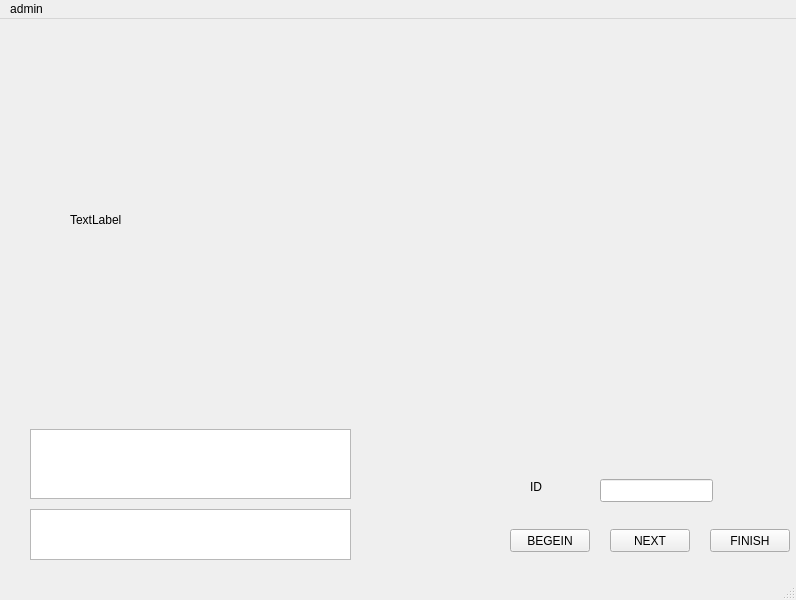
<?xml version="1.0" encoding="UTF-8"?>
<ui version="4.0">
 <class>MainWindow</class>
 <widget class="QMainWindow" name="MainWindow">
  <property name="geometry">
   <rect>
    <x>0</x>
    <y>0</y>
    <width>796</width>
    <height>600</height>
   </rect>
  </property>
  <property name="windowTitle">
   <string>MainWindow</string>
  </property>
  <widget class="QWidget" name="centralwidget">
   <widget class="QLabel" name="dicomfilm">
    <property name="geometry">
     <rect>
      <x>70</x>
      <y>30</y>
      <width>401</width>
      <height>341</height>
     </rect>
    </property>
    <property name="text">
     <string>TextLabel</string>
    </property>
   </widget>
   <widget class="QPushButton" name="begin">
    <property name="geometry">
     <rect>
      <x>510</x>
      <y>510</y>
      <width>80</width>
      <height>23</height>
     </rect>
    </property>
    <property name="text">
     <string>BEGEIN</string>
    </property>
   </widget>
   <widget class="QPushButton" name="next">
    <property name="geometry">
     <rect>
      <x>610</x>
      <y>510</y>
      <width>80</width>
      <height>23</height>
     </rect>
    </property>
    <property name="text">
     <string>NEXT</string>
    </property>
   </widget>
   <widget class="QPushButton" name="finish">
    <property name="geometry">
     <rect>
      <x>710</x>
      <y>510</y>
      <width>80</width>
      <height>23</height>
     </rect>
    </property>
    <property name="text">
     <string>FINISH</string>
    </property>
   </widget>
   <widget class="QPlainTextEdit" name="answer">
    <property name="geometry">
     <rect>
      <x>30</x>
      <y>410</y>
      <width>321</width>
      <height>70</height>
     </rect>
    </property>
   </widget>
   <widget class="QTextBrowser" name="question">
    <property name="geometry">
     <rect>
      <x>30</x>
      <y>490</y>
      <width>321</width>
      <height>51</height>
     </rect>
    </property>
   </widget>
   <widget class="QLineEdit" name="ID">
    <property name="geometry">
     <rect>
      <x>600</x>
      <y>460</y>
      <width>113</width>
      <height>23</height>
     </rect>
    </property>
   </widget>
   <widget class="QLabel" name="id_label">
    <property name="geometry">
     <rect>
      <x>530</x>
      <y>460</y>
      <width>59</width>
      <height>15</height>
     </rect>
    </property>
    <property name="text">
     <string>ID</string>
    </property>
   </widget>
  </widget>
  <widget class="QMenuBar" name="menubar">
   <property name="geometry">
    <rect>
     <x>0</x>
     <y>0</y>
     <width>796</width>
     <height>20</height>
    </rect>
   </property>
   <widget class="QMenu" name="menuAdmin">
    <property name="title">
     <string>admin</string>
    </property>
    <addaction name="score"/>
   </widget>
   <addaction name="menuAdmin"/>
  </widget>
  <widget class="QStatusBar" name="statusbar"/>
  <action name="score">
   <property name="text">
    <string>teacher</string>
   </property>
  </action>
  <action name="actionID">
   <property name="text">
    <string>ID</string>
   </property>
  </action>
 </widget>
 <resources/>
 <connections/>
</ui>
